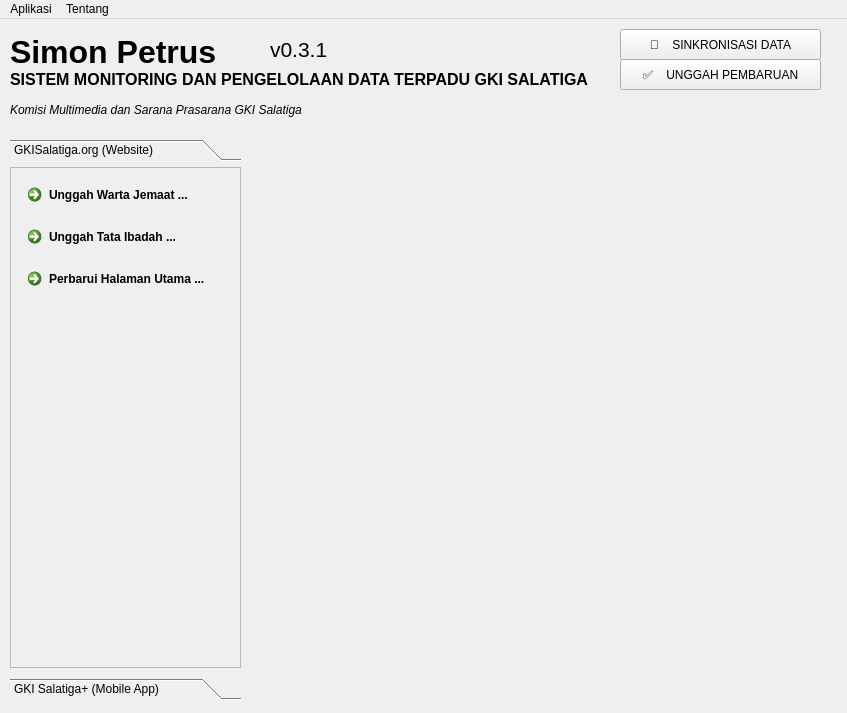
<?xml version="1.0" encoding="UTF-8"?>
<ui version="4.0">
 <class>MainWindow</class>
 <widget class="QMainWindow" name="MainWindow">
  <property name="windowModality">
   <enum>Qt::ApplicationModal</enum>
  </property>
  <property name="geometry">
   <rect>
    <x>0</x>
    <y>0</y>
    <width>847</width>
    <height>713</height>
   </rect>
  </property>
  <property name="windowTitle">
   <string>Simon Petrus</string>
  </property>
  <property name="dockOptions">
   <set>QMainWindow::AllowNestedDocks|QMainWindow::AllowTabbedDocks|QMainWindow::AnimatedDocks</set>
  </property>
  <widget class="QWidget" name="centralwidget">
   <widget class="QToolBox" name="toolBox">
    <property name="geometry">
     <rect>
      <x>10</x>
      <y>120</y>
      <width>231</width>
      <height>561</height>
     </rect>
    </property>
    <property name="frameShape">
     <enum>QFrame::NoFrame</enum>
    </property>
    <property name="currentIndex">
     <number>0</number>
    </property>
    <widget class="QWidget" name="page">
     <property name="geometry">
      <rect>
       <x>0</x>
       <y>0</y>
       <width>231</width>
       <height>501</height>
      </rect>
     </property>
     <attribute name="label">
      <string>GKISalatiga.org (Website)</string>
     </attribute>
     <widget class="QScrollArea" name="scrollArea_2">
      <property name="geometry">
       <rect>
        <x>0</x>
        <y>0</y>
        <width>231</width>
        <height>501</height>
       </rect>
      </property>
      <property name="widgetResizable">
       <bool>true</bool>
      </property>
      <widget class="QWidget" name="scrollAreaWidgetContents_2">
       <property name="geometry">
        <rect>
         <x>0</x>
         <y>0</y>
         <width>229</width>
         <height>499</height>
        </rect>
       </property>
       <widget class="QCommandLinkButton" name="cmd_warta">
        <property name="geometry">
         <rect>
          <x>9</x>
          <y>9</y>
          <width>211</width>
          <height>36</height>
         </rect>
        </property>
        <property name="text">
         <string>Unggah Warta Jemaat ...</string>
        </property>
       </widget>
       <widget class="QCommandLinkButton" name="cmd_liturgi">
        <property name="geometry">
         <rect>
          <x>9</x>
          <y>51</y>
          <width>211</width>
          <height>36</height>
         </rect>
        </property>
        <property name="text">
         <string>Unggah Tata Ibadah ...</string>
        </property>
       </widget>
       <widget class="QCommandLinkButton" name="cmd_wp_home">
        <property name="geometry">
         <rect>
          <x>9</x>
          <y>93</y>
          <width>211</width>
          <height>36</height>
         </rect>
        </property>
        <property name="text">
         <string>Perbarui Halaman Utama ...</string>
        </property>
       </widget>
      </widget>
     </widget>
    </widget>
    <widget class="QWidget" name="page_2">
     <property name="enabled">
      <bool>true</bool>
     </property>
     <property name="geometry">
      <rect>
       <x>0</x>
       <y>0</y>
       <width>100</width>
       <height>30</height>
      </rect>
     </property>
     <attribute name="label">
      <string>GKI Salatiga+ (Mobile App)</string>
     </attribute>
     <widget class="QScrollArea" name="scrollArea">
      <property name="enabled">
       <bool>true</bool>
      </property>
      <property name="geometry">
       <rect>
        <x>0</x>
        <y>0</y>
        <width>231</width>
        <height>501</height>
       </rect>
      </property>
      <property name="sizePolicy">
       <sizepolicy hsizetype="Fixed" vsizetype="Expanding">
        <horstretch>0</horstretch>
        <verstretch>0</verstretch>
       </sizepolicy>
      </property>
      <property name="verticalScrollBarPolicy">
       <enum>Qt::ScrollBarAlwaysOn</enum>
      </property>
      <property name="horizontalScrollBarPolicy">
       <enum>Qt::ScrollBarAlwaysOff</enum>
      </property>
      <property name="sizeAdjustPolicy">
       <enum>QAbstractScrollArea::AdjustToContents</enum>
      </property>
      <property name="widgetResizable">
       <bool>true</bool>
      </property>
      <widget class="QWidget" name="scrollAreaWidgetContents">
       <property name="geometry">
        <rect>
         <x>0</x>
         <y>0</y>
         <width>193</width>
         <height>520</height>
        </rect>
       </property>
       <layout class="QVBoxLayout" name="verticalLayout">
        <item>
         <widget class="QLabel" name="label_2">
          <property name="enabled">
           <bool>true</bool>
          </property>
          <property name="font">
           <font>
            <weight>75</weight>
            <bold>true</bold>
            <underline>true</underline>
           </font>
          </property>
          <property name="text">
           <string>Komedi Putar</string>
          </property>
         </widget>
        </item>
        <item>
         <widget class="QCommandLinkButton" name="cmd_carousel">
          <property name="enabled">
           <bool>true</bool>
          </property>
          <property name="text">
           <string>Tampilkan Poster ...</string>
          </property>
         </widget>
        </item>
        <item>
         <widget class="QLabel" name="label_3">
          <property name="font">
           <font>
            <weight>75</weight>
            <bold>true</bold>
            <underline>true</underline>
           </font>
          </property>
          <property name="text">
           <string>Menu Utama</string>
          </property>
         </widget>
        </item>
        <item>
         <widget class="QCommandLinkButton" name="commandLinkButton_8">
          <property name="enabled">
           <bool>false</bool>
          </property>
          <property name="text">
           <string>Warta dan Tata Ibadah</string>
          </property>
         </widget>
        </item>
        <item>
         <widget class="QCommandLinkButton" name="cmd_agenda">
          <property name="enabled">
           <bool>true</bool>
          </property>
          <property name="text">
           <string>Agenda Sepekan</string>
          </property>
         </widget>
        </item>
        <item>
         <widget class="QCommandLinkButton" name="cmd_persembahan">
          <property name="enabled">
           <bool>true</bool>
          </property>
          <property name="text">
           <string>Persembahan</string>
          </property>
         </widget>
        </item>
        <item>
         <widget class="QCommandLinkButton" name="cmd_renungan">
          <property name="text">
           <string>Renungan YKB</string>
          </property>
         </widget>
        </item>
        <item>
         <widget class="QCommandLinkButton" name="cmd_formulir">
          <property name="enabled">
           <bool>true</bool>
          </property>
          <property name="text">
           <string>Formulir</string>
          </property>
         </widget>
        </item>
        <item>
         <widget class="QCommandLinkButton" name="cmd_gallery">
          <property name="enabled">
           <bool>true</bool>
          </property>
          <property name="text">
           <string>Galeri</string>
          </property>
         </widget>
        </item>
        <item>
         <widget class="QLabel" name="label_4">
          <property name="enabled">
           <bool>true</bool>
          </property>
          <property name="font">
           <font>
            <weight>75</weight>
            <bold>true</bold>
            <underline>true</underline>
           </font>
          </property>
          <property name="text">
           <string>Layanan YouTube</string>
          </property>
         </widget>
        </item>
        <item>
         <widget class="QCommandLinkButton" name="cmd_playlist">
          <property name="enabled">
           <bool>true</bool>
          </property>
          <property name="text">
           <string>Tampilkan Daftar Putar ...</string>
          </property>
         </widget>
        </item>
        <item>
         <widget class="QLabel" name="label_5">
          <property name="font">
           <font>
            <weight>75</weight>
            <bold>true</bold>
            <underline>true</underline>
           </font>
          </property>
          <property name="text">
           <string>Profil Gereja</string>
          </property>
         </widget>
        </item>
        <item>
         <widget class="QCommandLinkButton" name="cmd_static">
          <property name="enabled">
           <bool>true</bool>
          </property>
          <property name="text">
           <string>Konten Profil Gereja</string>
          </property>
         </widget>
        </item>
        <item>
         <widget class="QCommandLinkButton" name="cmd_social_media">
          <property name="text">
           <string>Tautan Sosial Media</string>
          </property>
          <property name="autoRepeatDelay">
           <number>300</number>
          </property>
          <property name="autoRepeatInterval">
           <number>100</number>
          </property>
          <property name="autoDefault">
           <bool>false</bool>
          </property>
          <property name="default">
           <bool>true</bool>
          </property>
         </widget>
        </item>
       </layout>
      </widget>
     </widget>
    </widget>
   </widget>
   <widget class="QLabel" name="app_title">
    <property name="geometry">
     <rect>
      <x>10</x>
      <y>10</y>
      <width>591</width>
      <height>41</height>
     </rect>
    </property>
    <property name="font">
     <font>
      <pointsize>24</pointsize>
      <weight>75</weight>
      <bold>true</bold>
     </font>
    </property>
    <property name="text">
     <string>Simon Petrus</string>
    </property>
    <property name="alignment">
     <set>Qt::AlignBottom|Qt::AlignLeading|Qt::AlignLeft</set>
    </property>
   </widget>
   <widget class="QLabel" name="app_subtitle">
    <property name="geometry">
     <rect>
      <x>10</x>
      <y>80</y>
      <width>591</width>
      <height>21</height>
     </rect>
    </property>
    <property name="font">
     <font>
      <italic>true</italic>
     </font>
    </property>
    <property name="text">
     <string>Komisi Multimedia dan Sarana Prasarana GKI Salatiga</string>
    </property>
   </widget>
   <widget class="QLabel" name="label">
    <property name="geometry">
     <rect>
      <x>270</x>
      <y>10</y>
      <width>61</width>
      <height>41</height>
     </rect>
    </property>
    <property name="font">
     <font>
      <pointsize>16</pointsize>
     </font>
    </property>
    <property name="text">
     <string>v0.3.1</string>
    </property>
    <property name="alignment">
     <set>Qt::AlignLeading|Qt::AlignLeft|Qt::AlignVCenter</set>
    </property>
   </widget>
   <widget class="QPushButton" name="btn_sync">
    <property name="geometry">
     <rect>
      <x>620</x>
      <y>10</y>
      <width>201</width>
      <height>31</height>
     </rect>
    </property>
    <property name="text">
     <string>🔁    SINKRONISASI DATA</string>
    </property>
   </widget>
   <widget class="QWidget" name="gridLayoutWidget">
    <property name="geometry">
     <rect>
      <x>250</x>
      <y>120</y>
      <width>581</width>
      <height>561</height>
     </rect>
    </property>
    <layout class="QGridLayout" name="fragment_layout"/>
   </widget>
   <widget class="QPushButton" name="btn_push">
    <property name="enabled">
     <bool>true</bool>
    </property>
    <property name="geometry">
     <rect>
      <x>620</x>
      <y>40</y>
      <width>201</width>
      <height>31</height>
     </rect>
    </property>
    <property name="text">
     <string>✅    UNGGAH PEMBARUAN</string>
    </property>
   </widget>
   <widget class="QLabel" name="app_subtitle_2">
    <property name="geometry">
     <rect>
      <x>10</x>
      <y>50</y>
      <width>591</width>
      <height>21</height>
     </rect>
    </property>
    <property name="font">
     <font>
      <pointsize>12</pointsize>
      <weight>75</weight>
      <bold>true</bold>
     </font>
    </property>
    <property name="text">
     <string>SISTEM MONITORING DAN PENGELOLAAN DATA TERPADU GKI SALATIGA</string>
    </property>
   </widget>
  </widget>
  <widget class="QMenuBar" name="menubar">
   <property name="geometry">
    <rect>
     <x>0</x>
     <y>0</y>
     <width>847</width>
     <height>21</height>
    </rect>
   </property>
   <widget class="QMenu" name="menuAkun">
    <property name="title">
     <string>Aplikasi</string>
    </property>
    <addaction name="action_settings"/>
    <addaction name="action_exit"/>
   </widget>
   <widget class="QMenu" name="menuTentang">
    <property name="title">
     <string>Tentang</string>
    </property>
    <addaction name="action_license"/>
    <addaction name="action_changelog"/>
   </widget>
   <addaction name="menuAkun"/>
   <addaction name="menuTentang"/>
  </widget>
  <action name="actionTentang">
   <property name="enabled">
    <bool>true</bool>
   </property>
   <property name="text">
    <string>Tentang</string>
   </property>
  </action>
  <action name="actionBantuan">
   <property name="text">
    <string>Bantuan</string>
   </property>
  </action>
  <action name="actionLisensi">
   <property name="text">
    <string>Lisensi</string>
   </property>
  </action>
  <action name="actionLog_Masuk">
   <property name="text">
    <string>Log Masuk</string>
   </property>
  </action>
  <action name="action_settings">
   <property name="text">
    <string>Pengaturan</string>
   </property>
  </action>
  <action name="action_exit">
   <property name="text">
    <string>Keluar Aplikasi</string>
   </property>
  </action>
  <action name="actionLog_Pembaruan">
   <property name="text">
    <string>Log Pembaruan</string>
   </property>
  </action>
  <action name="actionGenerate_Secure_Credential">
   <property name="text">
    <string>Generate Secure Credential ...</string>
   </property>
  </action>
  <action name="action_license">
   <property name="text">
    <string>Lisensi</string>
   </property>
  </action>
  <action name="action_changelog">
   <property name="text">
    <string>Log Perubahan</string>
   </property>
  </action>
 </widget>
 <resources/>
 <connections/>
</ui>
